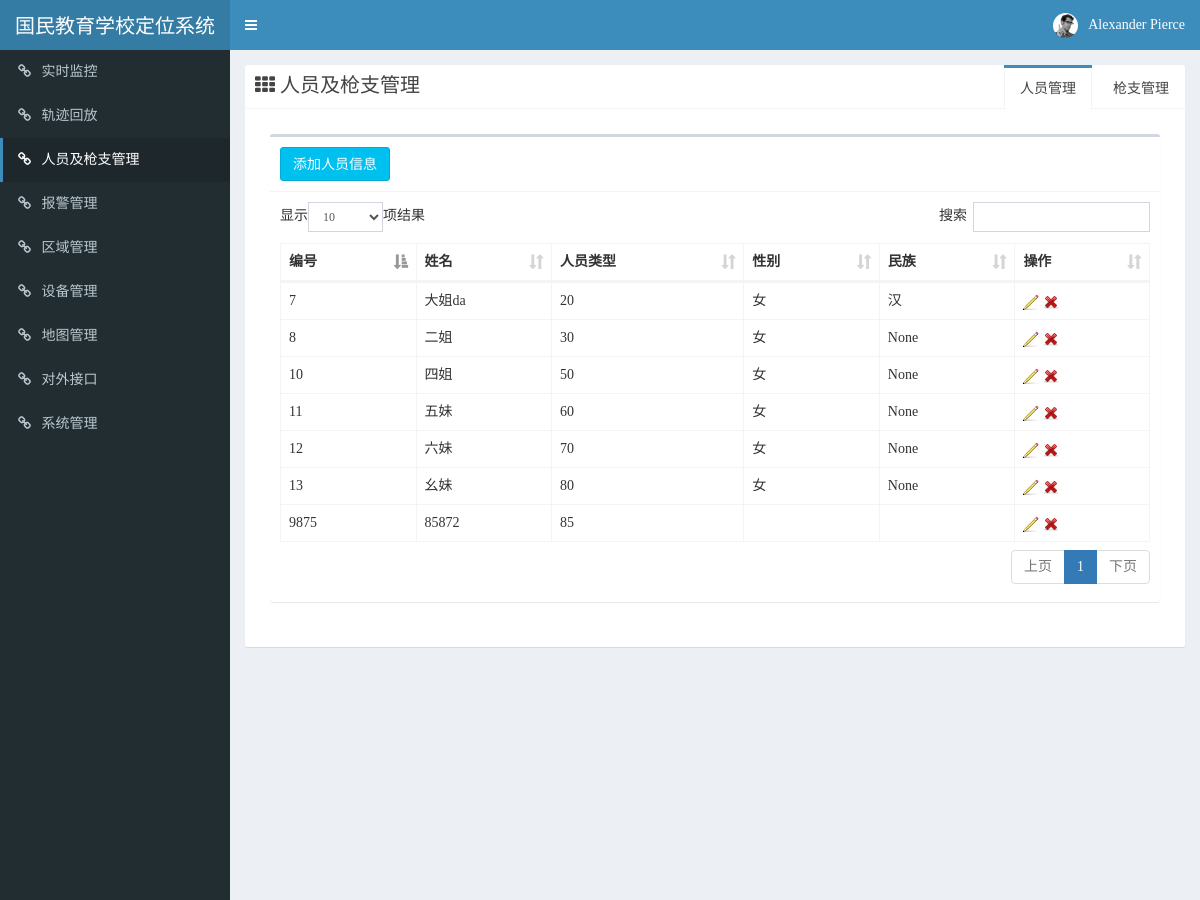
Before: /carrier_management/PandG_management/ (upper part) with the older database file.
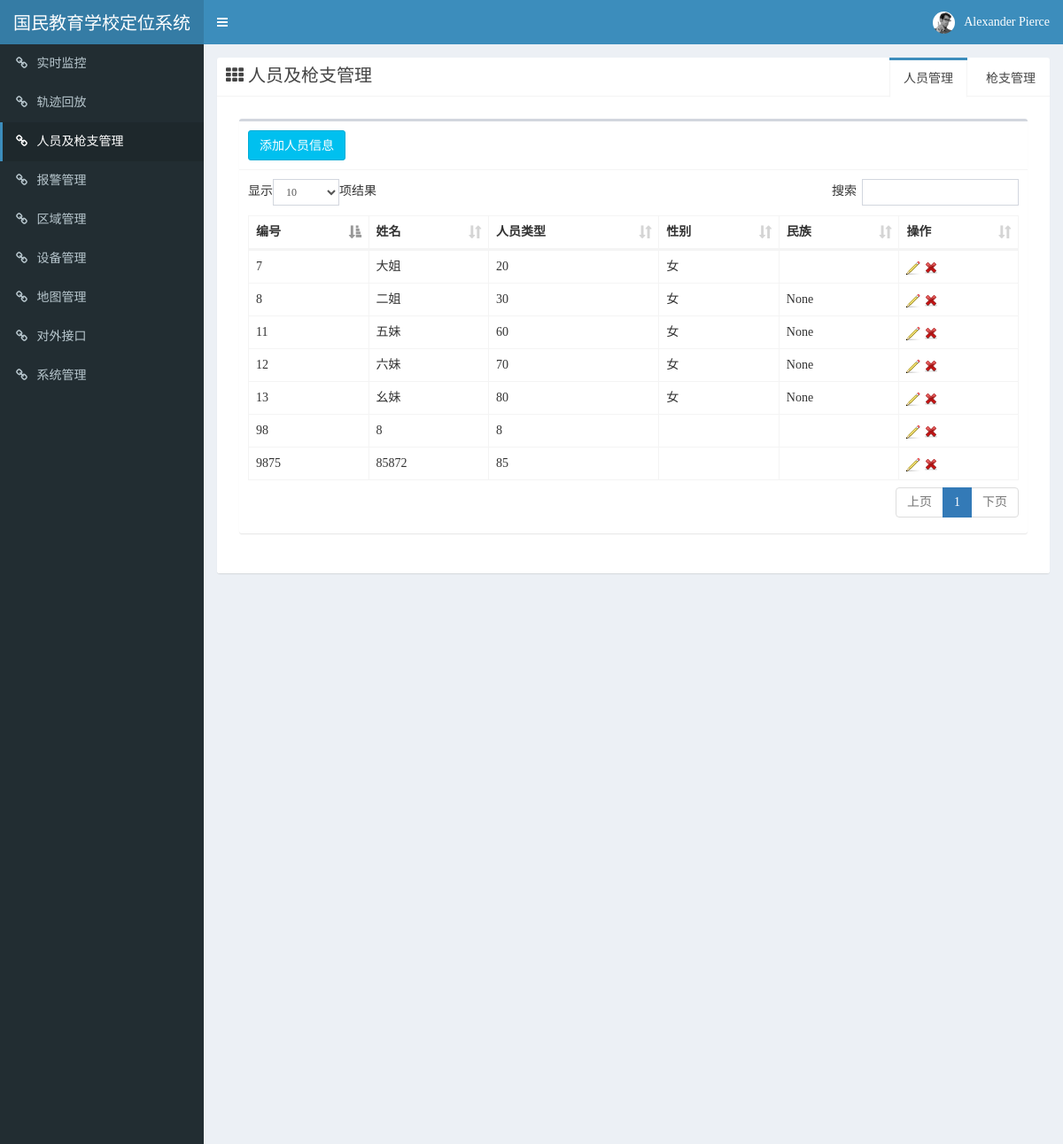
After: the same page with the newer database file.
### carrier_management/models.py (models this page shows, shortened)
class Carrier(models.Model):
    carrier_num = models.IntegerField(unique=True)
    carrier_name = models.CharField(max_length=100)
    carrier_type = models.IntegerField()
    identity_num = models.IntegerField(null=True)
    sex = models.CharField(max_length=15,null=True)
    birthday = models.DateField()
    nationality = models.CharField(max_length=50,null=True)
    work_unit = models.TextField(null=True)
    remarks = models.TextField(null=True)

### carrier_management/views.py (the view)
def PandG_management(request):
		carrier_list_gun = Carrier.objects.filter(carrier_type__gt= 100,carrier_type__lte = 200)#筛选大于多少
		carrier_list_person = Carrier.objects.filter(carrier_type__gte = 1,carrier_type__lte = 100)#筛选小于多少
		return render(request,'PandG_management.html',{'carrier_list_person':carrier_list_person,'carrier_list_gun':carrier_list_gun})

### carrier_management/templates/PandG_management.html (shortened to what the changed rows need)
<!DOCTYPE html>
<html>
<head>
  <link rel="stylesheet" href="../../static/css/bootstrap.min.css">
  <link rel="stylesheet" href="../../static/css/font-awesome.min.css">
  <link rel="stylesheet" href="../../static/css/ionicons.min.css">
  <link rel="stylesheet" href="../../static/css/dataTables.bootstrap.min.css">
  <link rel="stylesheet" href="../../static/css/AdminLTE.min.css">
  <link rel="stylesheet" href="../../static/css/skin-blue.min.css">
  <link rel="stylesheet" href="../../static/css/_all-skins.min.css">
</head>
<body class="hold-transition skin-blue sidebar-mini">
  <div class="wrapper">
    <div class="content-wrapper">
      <section class="content container-fluid">
        <div class="row">
          <div class="col-md-12">
            <div class="nav-tabs-custom">
              <div class="tab-content">
                <div class="tab-pane active" id="tab_personnelManagement">
                  <section class="content">
                    <div class="row">
                      <div class="col-xs-12">
                        <div class="box">
                          <div class="box-body">
                            <table id="dataList1" class="table table-bordered table-hover tabTable">
                              <thead>
                                <tr>
                                  <th>编号</th>
                                  <th>姓名</th>
                                  <th>人员类型</th>
                                  <th>性别</th>
                                  <th>民族</th>
                                  <th>操作</th>
                                </tr>
                              </thead>
                              <tbody>
                                {% for line in carrier_list_person %}
                                <tr name={{line.id}}>
                                  <td>{{line.carrier_num}}</td>
                                  <td>{{line.carrier_name}}</td>
                                  <td>{{line.carrier_type}}</td>
                                  <td>{{line.sex}}</td>
                                  <td>{{line.nationality}}</td>
                                  <td>
                                    <a href='../personnel_management_form_update/{{line.id}}' title="修改" class="update"><img src="../../static/img/pencil.png" alt="Update"/></a>
                                    <a href='../personnel_management_form/{{line.id}}/d' title="删除" class="delete" onclick="return confirm('确定将此记录删除?')"><img src="../../static/img/cross.png" alt="Delete"/></a>
                                  </td>
                                  {% endfor %}
                                </tr>
                              </tbody>
                            </table>
                          </div>
                        </div>
                      </div>
                    </div>
                  </section>
                </div>
  </div>
  </div>
  </div>
  </div>
  </section>
  </div>
  </div>
</body>
</html>

Changed rows visible on the page:
removed Carrier: carrier_num "10", carrier_name "四姐", carrier_type "50", sex "女", nationality "None"
changed Carrier (number 1 of 7 on the later page): carrier_name "大姐da" → "大姐"; nationality "汉" → (not shown)
added Carrier: carrier_num "98", carrier_name "8", carrier_type "8"
